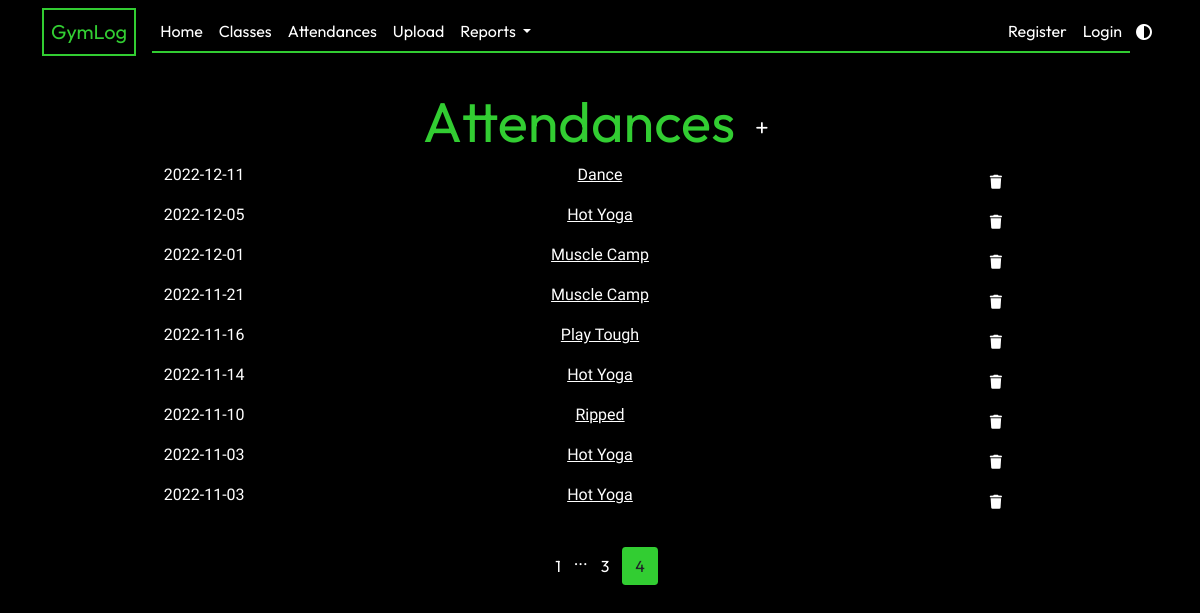
The page /attendances?page=4 on the database its author committed.
### app/models.py (models this page shows, shortened)
class Attendance(db.Model):
    id = db.Column(db.Integer, primary_key=True)
    class_id = db.Column(db.Integer, db.ForeignKey("gym_class.id"), nullable=False)
    date_attended = db.Column(db.Date, nullable=False, default=date.today)

class GymClass(db.Model):
    id = db.Column(db.Integer, primary_key=True)
    name = db.Column(db.String(20), unique=True, nullable=False)
    class_type = db.Column(db.String(3), default="Workout")
    attendance_list = db.relationship("Attendance", backref="class_taken", lazy=True)

### app/attendances/routes.py (the view)
@attendances.route("/attendances")
def show_attendances():
    page = request.args.get("page", 1, type=int)
    attendance_list = Attendance.query.order_by(
        Attendance.date_attended.desc()
    ).paginate(page=page, per_page=15)
    return render_template(
        "attendances.html", title="Attendances", attendance_list=attendance_list
    )

### app/templates/attendances.html (shortened to what this page needs)
{% extends "layout.html" %} {% block content %}
<div class="text-center mt-2">
  <h1 class="display-4">
    Attendances
    <a
      href="{{ url_for('attendances.new_attendance') }}"
      class="btn btn-sm btn-add"
      ><i class="fa-solid fa-plus"></i
    ></a>
  </h1>
</div>
<div class="row text-center">
  {% for a in attendance_list %}
  <div class="col-2">
    <p>{{ a.date_attended.strftime('%Y-%m-%d') }}</p>
  </div>
  <div class="col-8">
    <p>
      <a
        class="class-link"
        href="{{ url_for('classes.show_class', class_id=a.class_id) }}"
        >{{ a.class_taken.name }}</a
      >
    </p>
  </div>
  <div class="col-2">
    <button
      type="button"
      class="btn btn-other btn-sm m-1"
      data-bs-toggle="modal"
      data-bs-target="#deleteModal">
      <i class="fa-solid fa-trash"></i>
    </button>
  </div>
  {% endfor %}
</div>
<nav class="mt-4">
  <ul class="pagination justify-content-center">
    {% for page_num in attendance_list.iter_pages(left_edge=1, right_edge=1,
    left_current=1, right_current=2) %} {% if page_num %} {% if
    attendance_list.page == page_num %}
    <li>
      <a
        class="btn btn-current mb-4"
        href="{{ url_for('attendances.show_attendances', page=page_num) }}"
        >{{ page_num }}</a
      >
    </li>
    {% else %}
    <li>
      <a
        class="btn btn-other mb-4"
        href="{{ url_for('attendances.show_attendances', page=page_num) }}"
        >{{ page_num }}</a
      >
    </li>
    {% endif %} {% else %} ... {% endif %} {% endfor %}
  </ul>
</nav>
{% endblock content %}

### app/static/main.css (style rules this page uses)
:root { --primary-color: black; --secondary-color: white; --accent-color: #32cd32; --typewriter-speed: 2s; --typewriter-chars: 17; }
body { background-color: var(--primary-color); color: var(--secondary-color); margin: 0; min-height: 100vh; font-family: "Roboto"; }
h1, h2, h3, h4 { color: var(--accent-color); font-family: Outfit; }
nav { font-family: Outfit; }
.btn-current { background-color: var(--accent-color); border-radius: 10% 10%; }
.btn-other { background-color: transparent; color: var(--secondary-color); }
.btn-add { background-color: transparent; color: var(--secondary-color); border-radius: 50%; }
.class-link { color: var(--secondary-color); }

### rows shown on the page
Attendance: date_attended "2022-12-11", class_taken.name "Dance"
Attendance: date_attended "2022-12-05", class_taken.name "Hot Yoga"
Attendance: date_attended "2022-12-01", class_taken.name "Muscle Camp"
Attendance: date_attended "2022-11-21", class_taken.name "Muscle Camp"
Attendance: date_attended "2022-11-16", class_taken.name "Play Tough"
Attendance: date_attended "2022-11-14", class_taken.name "Hot Yoga"
Attendance: date_attended "2022-11-10", class_taken.name "Ripped"
Attendance: date_attended "2022-11-03", class_taken.name "Hot Yoga"
Attendance: date_attended "2022-11-03", class_taken.name "Hot Yoga"

### other values the page prints
{{ page_num }} "1" "3"
{{ page_num }} "4"
